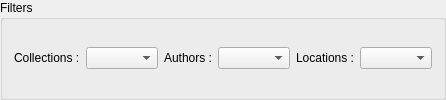
         <widget class="QGroupBox" name="Filters_groupBox" >
          <property name="title" >
           <string>Filters</string>
          </property>
          <layout class="QGridLayout" name="Filters_groupBox_gridLayout" >
           <item row="0" column="0" >
            <widget class="QLabel" name="Collections_label" >
             <property name="text" >
              <string>Collections :</string>
             </property>
            </widget>
           </item>
           <item row="0" column="1" >
            <widget class="QComboBox" name="Collections_comboBox" >
             <property name="statusTip" >
              <string>Collections ComboBox :  Global Collection Sub-Collections Filtering.</string>
             </property>
            </widget>
           </item>
           <item row="0" column="2" >
            <widget class="QLabel" name="Authors_label" >
             <property name="text" >
              <string>Authors :</string>
             </property>
            </widget>
           </item>
           <item row="0" column="3" >
            <widget class="QComboBox" name="Authors_comboBox" >
             <property name="statusTip" >
              <string>Authors ComboBox : Global Collection Authors Filtering.</string>
             </property>
            </widget>
           </item>
           <item row="0" column="4" >
            <widget class="QLabel" name="Locations_label" >
             <property name="text" >
              <string>Locations :</string>
             </property>
            </widget>
           </item>
           <item row="0" column="5" >
            <widget class="QComboBox" name="Locations_comboBox" >
             <property name="statusTip" >
              <string>Locations ComboBox : Global Collection Locations Filtering.</string>
             </property>
            </widget>
           </item>
          </layout>
         </widget>
